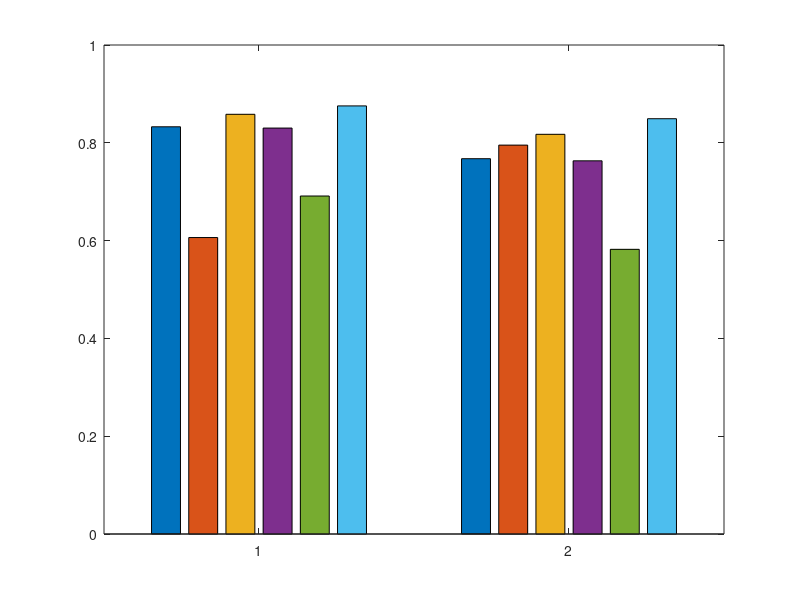

Write MATLAB code to recreate this figure. (Note: this script raises an error after producing the figure.)
% Plot test set AUCs and AUPRCs:
colormap default
bar([0.962734, 0.956544, 0.969346, 0.964784, 0.993935, 0.891474; 0.945182, 0.738974, 0.884410, 0.954690, 0.965455, 0.900562])

% Plot mini version of test set AUCs and AUPRCs:
bar([0.969346, 0.993935, 0.891474; 0.884410, 0.965455, 0.900562])

% Plot test set AUCs and AUPRCs for mouse enhancers whose orthologs are not brain enhancers in at least one other species and negative set:
bar([0.862875, 0.834725, 0.879997, 0.855972, 0.696157, 0.886039; 0.800016, 0.793417, 0.838553, 0.794482, 0.603508, 0.864265])

% Plot mini version of test set AUCs and AUPRCs for mouse enhancers whose orthologs are not brain enhancers in at least one other species and negative set:
bar([0.879997, 0.696157, 0.886039; 0.838553, 0.603508, 0.864265])

% Plot test set AUCs and AUPRCs for human enhancers whose orthologs are not brain enhancers in mouse and negative set corresponding to non-enhancer orthologs of mouse enhancers
bar([0.749168, 0.732272, 0.781365, 0.762143, 0.654047, 0.783128; 0.578826, 0.568682, 0.662617, 0.598298, 0.443799, 0.643005])

% Plot test set AUCs and AUPRCs for macaque enhancers whose orthologs are not brain enhancers in mouse and negative set corresponding to non-enhancer orthologs of mouse enhancers
bar([0.895135, 0.744001, 0.887774, 0.863023, 0.775482, 0.895300; 0.879766, 0.722995, 0.878157, 0.853627, 0.763626, 0.890343])

% Plot mini version of test set AUCs and AUPRCs for macaque enhancers whose orthologs are not brain enhancers in mouse and negative set corresponding to non-enhancer orthologs of mouse enhancers
bar([0.887774, 0.775482, 0.895300; 0.878157, 0.763626, 0.890343])

% Plot test set AUCs and AUPRCs for rat enhancers whose orthologs are not brain enhancers in mouse and negative set corresponding to non-enhancer orthologs of mouse enhancers
bar([0.706145, 0.621867, 0.705905, 0.694434, 0.628193, 0.699537; 0.638580, 0.548135, 0.659630, 0.632473, 0.525143, 0.638184])

% Plot test set AUCs and AUPRCs for non-restrictive glires-specific enhancers and non-enhancers
bar([0.909961, 0.854705, 0.921350, 0.905094, 0.786859, 0.912979; 0.860386, 0.753566, 0.868279, 0.851260, 0.708801, 0.869219])

% Plot test set AUCs and AUPRCs for non-restrictive euarchonta-specific enhancers and non-enhancers
bar([0.781927, 0.656522, 0.797923, 0.792505, 0.690558, 0.819046; 0.730989, 0.606271, 0.754950, 0.720030, 0.581158, 0.769924])

% Plot mini version of test set AUCs and AUPRCs for non-restrictive euarchonta-specific enhancers and non-enhancers
bar([0.797923, 0.690558, 0.819046; 0.754950, 0.581158, 0.769924])

% Plot test set AUCs and AUPRCs for non-restrictive mouse-specific enhancers and non-enhancers
bar([0.832790, 0.606271, 0.858299, 0.830130, 0.691184, 0.875449; 0.767521, 0.795274, 0.817378, 0.763177, 0.582162, 0.849273])

% Plot test set AUCs and AUPRCs for shared brain and liver enhancers and liver enhancers that are not brain enhancers
%bar([0.934877, 0.957793, 0.940664, 0.931863, 0.813873, 0.947164; 0.888877, 0.897616, 0.895788, 0.877841, 0.608024, 0.902142])
%bar([0.953791, 0.949701, 0.954634, 0.946277, 0.867743, 0.949166; 0.912940, 0.891824, 0.913337, 0.900714, 0.765854, 0.904419])
%bar([0.903113, 0.926294, 0.904155, 0.894308, 0.792554, 0.906129; 0.863384, 0.874879, 0.864354, 0.851286, 0.671075, 0.857488])
c = colormap('parula');
scatter([1, 2], [0.934877, 0.888877], 300, [61/255, 38/255, 168/255], '*', 'jitter', 'on', 'jitterAmount', 0.075)
hold on
scatter([1, 2], [0.953791, 0.912940], 300, [61/255, 38/255, 168/255], '.', 'jitter', 'on', 'jitterAmount', 0.075)
hold on
scatter([1, 2], [0.903113, 0.863384], 300, [61/255, 38/255, 168/255], 'x', 'jitter', 'on', 'jitterAmount', 0.075)
hold on
scatter([1, 2], [0.957793, 0.897616], 300, [68/255, 99/255, 252/255], '*', 'jitter', 'on', 'jitterAmount', 0.075)
hold on
scatter([1, 2], [0.949701, 0.891824], 300, [68/255, 99/255, 252/255], '.', 'jitter', 'on', 'jitterAmount', 0.075)
hold on
scatter([1, 2], [0.926294, 0.874879], 300, [68/255, 99/255, 252/255], 'x', 'jitter', 'on', 'jitterAmount', 0.075)
hold on
scatter([1, 2], [0.940664, 0.895788], 300, [28/255, 169/255, 223/255], '*', 'jitter', 'on', 'jitterAmount', 0.075)
hold on
scatter([1, 2], [0.954634, 0.913337], 300, [28/255, 169/255, 223/255], '.', 'jitter', 'on', 'jitterAmount', 0.075)
hold on
scatter([1, 2], [0.904155, 0.864354], 300, [28/255, 169/255, 223/255], 'x', 'jitter', 'on', 'jitterAmount', 0.075)
hold on
scatter([1, 2], [0.931863, 0.877841], 300, [74/255, 203/255, 132/255], '*', 'jitter', 'on', 'jitterAmount', 0.075)
hold on
scatter([1, 2], [0.946277, 0.900714], 300, [74/255, 203/255, 132/255], '.', 'jitter', 'on', 'jitterAmount', 0.075)
hold on
scatter([1, 2], [0.894308, 0.851286], 300, [74/255, 203/255, 132/255], 'x', 'jitter', 'on', 'jitterAmount', 0.075)
hold on
scatter([1, 2], [0.813873, 0.608024], 300, [239/255, 184/255, 53/255], '*', 'jitter', 'on', 'jitterAmount', 0.075)
hold on
scatter([1, 2], [0.867743, 0.765854], 300, [239/255, 184/255, 53/255], '.', 'jitter', 'on', 'jitterAmount', 0.075)
hold on
scatter([1, 2], [0.792554, 0.671075], 300, [239/255, 184/255, 53/255], 'x', 'jitter', 'on', 'jitterAmount', 0.075)
hold on
scatter([1, 2], [0.947164, 0.902142], 300, [249/255, 250/255, 20/255], '*', 'jitter', 'on', 'jitterAmount', 0.075)
hold on
scatter([1, 2], [0.949166, 0.904419], 300, [249/255, 250/255, 20/255], '.', 'jitter', 'on', 'jitterAmount', 0.075)
hold on
scatter([1, 2], [0.906129, 0.857488], 300, [249/255, 250/255, 20/255], 'x', 'jitter', 'on', 'jitterAmount', 0.075)
hold off

% Plot test set sensitivity, specificity, and NPV for glires-specific
% enhancers and non-enhancers before and after calibration
%bar([0.839130, 0.734783, 0.708696, 0.856522, 0.826087, 0.743478; 0.813433, 0.791045, 0.947761, 0.738806, 0.611940, 0.917910; 0.746575, 0.634731, 0.654639, 0.750000, 0.672131, 0.675824])
%bar([0.743478, 0.713043, 0.700000, 0.721739, 0.669565, 0.765217; 0.895522, 0.820896, 0.962687, 0.880597, 0.791045, 0.917910; 0.670391, 0.625000, 0.651515, 0.648352, 0.582418, 0.694915])
%bar([0.839130, 0.734783, 0.708696, 0.856522, 0.826087, 0.743478; 0.743478, 0.713043, 0.700000, 0.721739, 0.669565, 0.765217]) % Sensitivity
%bar([0.813433, 0.791045, 0.947761, 0.738806, 0.611940, 0.917910; 0.895522, 0.820896, 0.962687, 0.880597, 0.791045, 0.917910]) % Specificity
%bar([0.746575, 0.634731, 0.654639, 0.750000, 0.672131, 0.675824; 0.670391, 0.625000, 0.651515, 0.648352, 0.582418, 0.694915]) % NPV
colormap summer
bar([0.856522, 0.721739; 0.738806, 0.880597; 0.750000, 0.648352])

% Plot test set sensitivity, specificity, and precision for euarchonta-specific
% enhancers and non-enhancers before and after calibration
%bar([0.738806, 0.753731, 0.604478, 0.835821, 0.679104, 0.597015; 0.643478, 0.656522, 0.843478, 0.547826, 0.543478, 0.847826; 0.546961, 0.561111, 0.692308, 0.518519, 0.514925, 0.695652])
%bar([0.649254, 0.716418, 0.574627, 0.694030, 0.514925, 0.611940; 0.800000, 0.682609, 0.856522, 0.734783, 0.717391, 0.830435; 0.654135, 0.568047, 0.700000, 0.603896, 0.515817, 0.677686])
%bar([0.738806, 0.753731, 0.604478, 0.835821, 0.679104, 0.597015; 0.649254, 0.716418, 0.574627, 0.694030, 0.514925, 0.611940]) % Sensitivity
%bar([0.643478, 0.656522, 0.843478, 0.547826, 0.543478, 0.847826; 0.800000, 0.682609, 0.856522, 0.734783, 0.717391, 0.830435]) % Specificity
%bar([0.546961, 0.561111, 0.692308, 0.518519, 0.514925, 0.695652; 0.654135, 0.568047, 0.700000, 0.603896, 0.515817, 0.677686]) % Precision
colormap summer
bar([0.835821, 0.694030; 0.547826, 0.734783; 0.518519, 0.603896])

% Plot test set sensitivity, specificity, and precision for liver enhancers
% that do and do not overlap brain enhancers before and after calibration
%bar([0.898077, 0.713462, 0.797115, 0.908654, 0.862500, 0.849038; 0.785925, 0.971319, 0.947960, 0.747191, 0.528681, 0.927558; 0.563329, 0.884386, 0.824876, 0.525000, 0.360096, 0.782801])
%bar([0.851923, 0.686538, 0.791346, 0.830769, 0.789423, 0.859615; 0.889119, 0.975754, 0.950325, 0.887936, 0.685689, 0.919870; 0.702617, 0.896985, 0.830474, 0.695093, 0.435775, 0.767382])
%bar([0.898077, 0.713462, 0.797115, 0.908654, 0.862500, 0.849038; 0.851923, 0.686538, 0.791346, 0.830769, 0.789423, 0.859615]) % Sensitivity
%bar([0.785925, 0.971319, 0.947960, 0.747191, 0.528681, 0.927558; 0.889119, 0.975754, 0.950325, 0.887936, 0.685689, 0.919870]) % Specificity
%bar([0.563329, 0.884386, 0.824876, 0.525000, 0.360096, 0.782801; 0.702617, 0.896985, 0.830474, 0.695093, 0.435775, 0.767382]) % Precision
%bar([0.946809, 0.695035, 0.849882, 0.947991, 0.918440, 0.873522; 0.735232, 0.957806, 0.924051, 0.697257, 0.580696, 0.899262; 0.614735, 0.880240, 0.833140, 0.582849, 0.494275, 0.794624])
%bar([0.907801, 0.671395, 0.840426, 0.892435, 0.828605, 0.879433; 0.853376, 0.966245, 0.929325, 0.851266, 0.719409, 0.889768; 0.734226, 0.898734, 0.841420, 0.728062, 0.568532, 0.780693])
%bar([0.946809, 0.695035, 0.849882, 0.947991, 0.918440, 0.873522; 0.907801, 0.671395, 0.840426, 0.892435, 0.828605, 0.879433]) % Sensitivity
%bar([0.735232, 0.957806, 0.924051, 0.697257, 0.580696, 0.899262; 0.853376, 0.966245, 0.929325, 0.851266, 0.719409, 0.889768]) % Specificity
%bar([0.614735, 0.880240, 0.833140, 0.582849, 0.494275, 0.794624; 0.734226, 0.898734, 0.841420, 0.728062, 0.568532, 0.780693]) % Precision
%bar([0.859887, 0.607345, 0.714124, 0.863277, 0.837853, 0.757062; 0.756396, 0.961910, 0.922683, 0.712052, 0.561683, 0.904207; 0.639765, 0.889165, 0.822917, 0.601338, 0.490248, 0.799046])
%bar([0.791525, 0.577966, 0.702825, 0.776271, 0.828605, 0.764407; 0.855600, 0.967879, 0.926663, 0.852757, 0.719409, 0.892553; 0.733892, 0.900528, 0.828229, 0.726216, 0.568532, 0.781629])
%bar([0.859887, 0.607345, 0.714124, 0.863277, 0.837853, 0.757062; 0.791525, 0.577966, 0.702825, 0.776271, 0.828605, 0.764407]) % Sensitivity
%bar([0.756396, 0.961910, 0.922683, 0.712052, 0.561683, 0.904207; 0.855600, 0.967879, 0.926663, 0.852757, 0.719409, 0.892553]) % Specificity
%bar([0.639765, 0.889165, 0.822917, 0.601338, 0.490248, 0.799046; 0.733892, 0.900528, 0.828229, 0.726216, 0.568532, 0.781629]) % Precision
c = colormap('summer')
scatter([.9, 1.9, 2.9], [0.908654, 0.747191, 0.525000], 300, [0, 127/255, 102/255], '*')
hold on
scatter([.9, 1.9, 2.9], [0.947991, 0.697257, 0.582849], 300, [0, 127/255, 102/255], '.')
hold on
scatter([.9, 1.9, 2.9], [0.863277, 0.712052, 0.601338], 300, [0, 127/255, 102/255], 'x')
hold on
scatter([1.1, 2.1, 3.1], [0.830769, 0.887936, 0.695093], 300, [1, 1, 102/255], '*')
hold on
scatter([1.1, 2.1, 3.1], [0.892435, 0.851266, 0.728062], 300, [1, 1, 102/255], '.')
hold on
scatter([1.1, 2.1, 3.1], [0.776271, 0.852757, 0.726216], 300, [1, 1, 102/255], 'x')
hold off
bar([0.898077, 0.713462, 0.797115, 0.908654, 0.862500, 0.849038; 0.946809, 0.695035, 0.849882, 0.947991, 0.918440, 0.873522; 0.859887, 0.607345, 0.714124, 0.863277, 0.837853, 0.757062])

% Plot test set AUCs and AUPRCs for full mouse liver test set, mouse liver
% enhancers whose orthologs are not liver enhancers in at least one other
% species and negative set, non-restrictive mouse-specific liver enhancers
% and non-enhancers, macaque enhancers whose orthologs are
% not liver enhancers in mouse and negative set corresponding to
% non-enhancer orthologs of mouse enhancers, rat enhancers whose orthologs
% are not liver enhancers in mouse and negative set corresponding to
% non-enhancer orthologs of mouse enhancers, liver non-restrictive glires-specific
% enhancers and non-enhancers, and liver non-restrictive euarchonta-specific enhancers and non-enhancers
%colormap copper
%bar([0.843743, 0.828386, 0.806063; 0.747208, 0.815566, 0.766077])
%colormap jet
%bar([0.812156, 0.705107; 0.800311, 0.641004])
%c = colormap('copper');
%j = colormap('jet');
%glirescolor = (c(1,:) + j(64,:))/2;
%bar([0.862520, 0.777558; 0.795285, 0.680274])
c = colormap('copper');
colormap copper
bar([0.843743, 0.828386, 0.806063, 0.812156, 0.705107, 0.862520, 0.777558; 0.747208, 0.815566, 0.766077, 0.800311, 0.641004, 0.795285, 0.680274])

% Plot test set AUCs and AUPRCs for mouse shared liver and brain enhancers
% and brain enhancers that are not liver enhancers, rat shared liver and brain enhancers
% and brain enhancers that are not liver enhancers, and macaque shared liver and brain enhancers
% and brain enhancers that are not liver enhancers
%colormap copper
%bar([0.903458, 0.883914, 0.889856; 0.914491, 0.752439, 0.858749])
scatter([1, 2], [0.903458, 0.914491], 300, [0, 0, 0], '*')
hold on
scatter([1, 2], [0.883914, 0.752439], 300, [161/255, 101/255, 64/255], '.')
hold on
scatter([1, 2], [0.889856, 0.858749], 300, [212/255, 132/255, 84/255], 'x')
hold off

% Plot test set AUCs and AUPRCs for brain multi-species model with full brain
% test set, non-restrictive clade-specific enhancers and non-enhancers,
% non-restrictive species-specific enhancers and non-enhancers, and shared
% brain and liver enhancers and liver enhancers that are not brain
% enhancers
colormap cool
bar([0.900754, 0.908299, 0.823627, 0.943402; 0.882919, 0.921803, 0.815247, 0.905133])

% Plot test set AUCs and AUPRCs for liver multi-species model with full
% liver test set, non-restrictive clade-specific enhancers and non-enhancers,
% non-restrictive species-specific enhancers and non-enhancers, and shared
% liver and brain enhancers and brain enhancers that are not liver
% enhancers
colormap cool
bar([0.877036, 0.871140, 0.814345, 0.916803; 0.858130, 0.869711, 0.649190, 0.884210])

% Plot test set AUCs and AUPRCs for liver mouse-only and multi-species
% models with non-restrictive laurasatheria-specific enhancer and
% non-enhancer test sets
colormap winter
bar([0.693710, 0.778919; 0.635183, 0.738950])